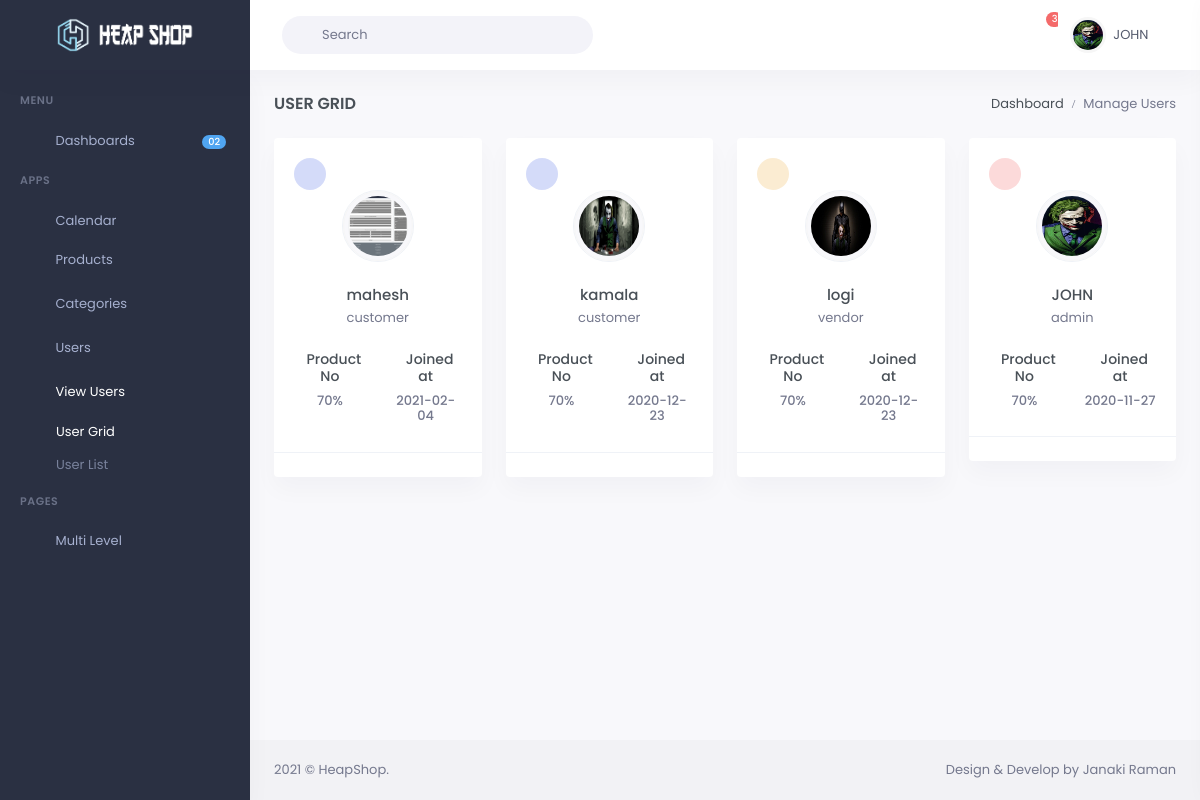
The app's page /admin/user-grid.php (signed in) with its own data.
### tables this page shows
CREATE TABLE `users` (
  `id` int(11) NOT NULL,
  `username` varchar(100) NOT NULL,
  `email` varchar(100) NOT NULL,
  `role` varchar(100) NOT NULL,
  `password` varchar(100) NOT NULL,
  `user_image` text DEFAULT NULL,
  `status` tinyint(1) NOT NULL,
  `joined_at` date DEFAULT NULL,
  `token` varchar(255) DEFAULT NULL
);

### functions/functions.php (called while the page is built, shortened)
<?php
$db = mysqli_connect('localhost', 'root', '', 'heapshop');
function user_details(){
	global $db;
	$query = "SELECT * FROM users ORDER BY id DESc";
	$run_query = mysqli_query($db, $query);
	$userdetails = mysqli_fetch_all($run_query, MYSQLI_ASSOC);
	$getdetails = array();
	foreach ($userdetails as $userdetail) {
		array_push($getdetails, $userdetail);
	}
	return $getdetails;
}
?>

### admin/user-grid.php (the view, shortened to what this page needs)
<?php include ('../functions/functions.php'); ?>
<?php $userdetails = user_details(); ?>
<!DOCTYPE html>
<html lang="en">
<head>
    <?php include 'includes/header/header-styles.php'; ?>
    <?php include 'includes/header/datatable-styles.php'; ?>
</head>
<?php include 'includes/body.php'; ?>
<div id="layout-wrapper">
    <?php include 'includes/menu/menu.php'; ?>
    <div class="main-content">
        <div class="page-content">
            <div class="container-fluid">
                <div class="row">
                    <div class="col-12">
                        <div class="page-title-box d-flex align-items-center justify-content-between">
                            <h4 class="mb-0 font-size-18">User Grid</h4>
                            <div class="page-title-right">
                                <ol class="breadcrumb m-0">
                                    <li class="breadcrumb-item"><a href="index.php">Dashboard</a></li>
                                    <li class="breadcrumb-item active">Manage Users</li>
                                </ol>
                            </div>
                        </div>
                    </div>
                </div>
                    <div class="row">
                        <?php foreach ($userdetails as $key => $userdetail): ?>
                        <div class="col-xl-3 col-sm-6">
                            <div class="card text-center">
                                <div class="card-body">
                                    <div class="avatar-xs mr-3 float-left">
                                        <?php if ($userdetail['role'] == 'admin'): ?>
                                            <div class="avatar-title rounded-circle bg-soft-danger text-danger">
                                            </div>
                                        <?php elseif ($userdetail['role'] == 'vendor'): ?>
                                            <div class="avatar-title rounded-circle bg-soft-warning text-warning">
                                            </div>
                                        <?php else: ?>
                                            <div class="avatar-title rounded-circle bg-soft-primary text-primary">
                                            </div>
                                        <?php endif ?>
                                    </div>
                                    <div class="clearfix"></div>
                                    <div class="mb-4">
                                        <div class="avatar-md rounded-circle border border-soft-dark mx-auto">
                                            <?php if ($userdetail['role'] == 'admin'): ?>
                                                <img src="<?php echo 'assets/images/admin/'.$userdetail['user_image']; ?>"
                                                alt="" class="img-thumbnail"
                                                style="border-radius: 50%; width: 100%; height: 100%;">
                                            <?php elseif ($userdetail['role'] == 'vendor'): ?>
                                                <img src="<?php echo '../vendor/assets/images/vendor/'.$userdetail['user_image']; ?>"
                                                alt="" class="img-thumbnail"
                                                style="border-radius: 50%; width: 100%; height: 100%;">
                                            <?php else: ?>
                                                <img src="<?php echo '../customer/assets/images/customer/'.$userdetail['user_image'];?>"
                                                alt="" class="img-thumbnail"
                                                style="border-radius: 50%; width: 100%; height: 100%;">
                                            <?php endif ?>
                                        </div>
                                    </div>
                                    <h5 class="font-size-15 mb-1"><?php echo $userdetail['username']; ?></h5>
                                    <p class="text-muted mb-2"><?php echo $userdetail['role']; ?></p>
                                    <div class="row mt-4">
                                        <div class="col-6">
                                            <h5 class="font-size-14 mb-2"><i class="fas fa-store-alt text-success mr-2"></i>Product No</h5>
                                            <h6 class="text-muted">70%</h6>
                                        </div>
                                        <div class="col-6">
                                            <h5 class="font-size-14 mb-2"><i class="fas fa-calendar-alt text-success mr-2"></i>Joined at</h5>
                                            <h6 class="text-muted"><?php echo $userdetail['joined_at']; ?></h6>
                                        </div>
                                    </div>
                                </div>
                                <div class="card-footer bg-transparent border-top">
                                </div>
                            </div>
                        </div>
                        <?php endforeach ?>
                    </div>
            </div>
        </div>
        <?php include 'includes/footer/footer.php'; ?>
    </div>
</div>
</body>
</html>

### admin/assets/css/custom-table-style.css (style rules this page uses)
a { text-decoration: none; color: white; }

### records on screen
users: user_image (picture), username "mahesh", role "customer", joined_at "2021-02-04"
users: user_image (picture), username "kamala", role "customer", joined_at "2020-12-23"
users: user_image (picture), username "logi", role "vendor", joined_at "2020-12-23"
users: user_image (picture), username "JOHN", role "admin", joined_at "2020-11-27"

### other values on screen
$log_username "JOHN"
